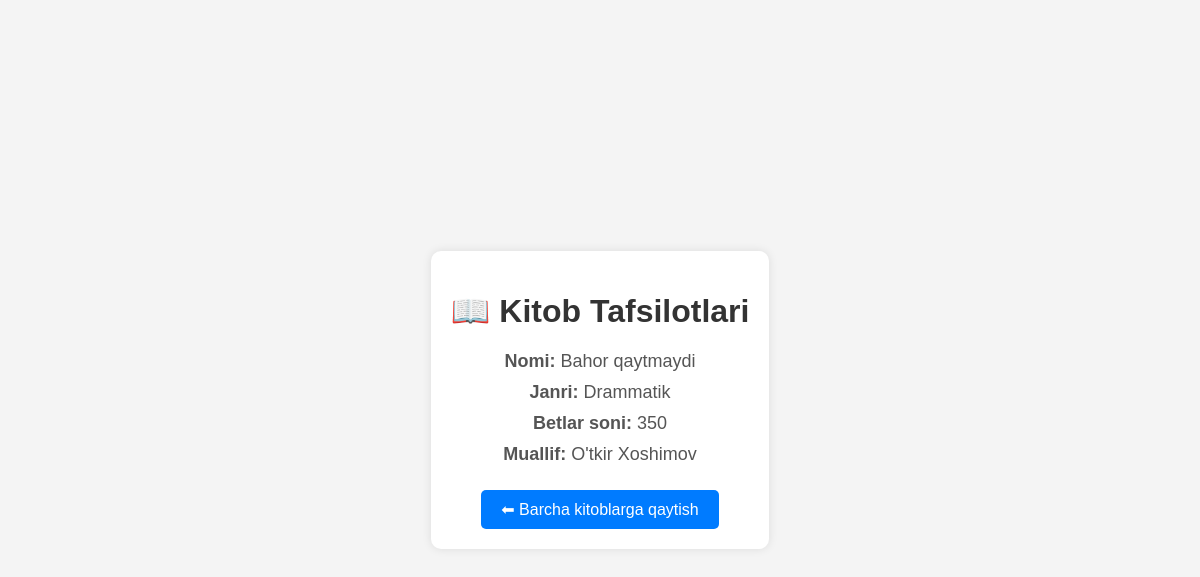
Page /books/2/ on the earlier database version.
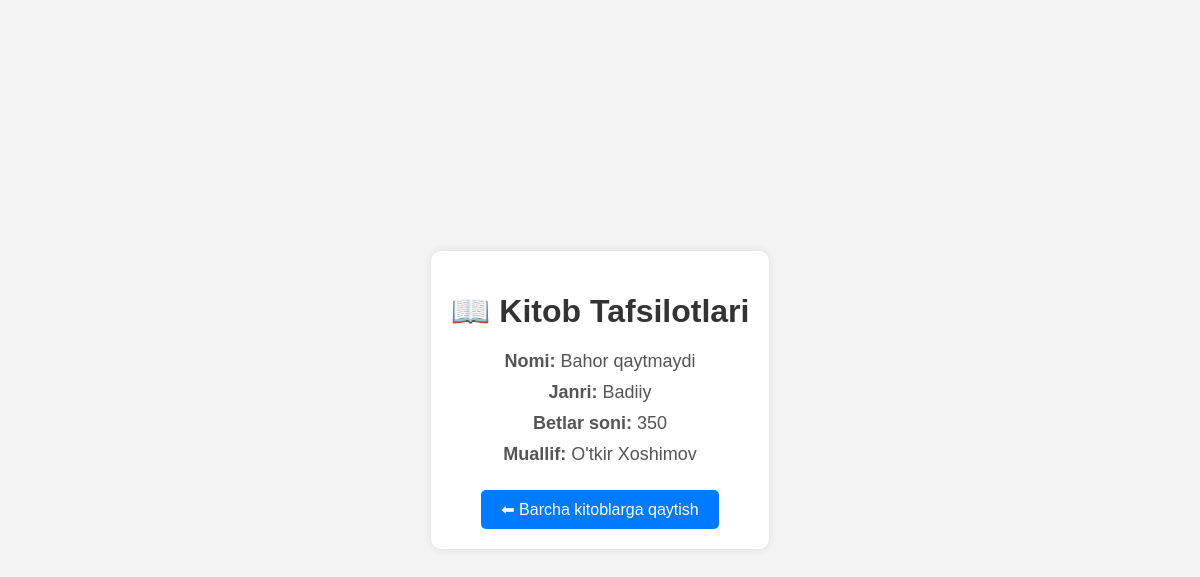
Same page on the later database version.
### main/models.py (models this page shows, shortened)
class Book(models.Model):
    name = models.CharField(max_length=100)
    genre = models.CharField(max_length=50)
    page = models.PositiveSmallIntegerField()
    author = models.ForeignKey(Author, on_delete=models.SET_NULL, null=True)

class Author(models.Model):
    name = models.CharField(max_length=100)
    gender_choice = (('male', 'Male'), ('female', 'Female'))
    gender = models.CharField(max_length=10, choices=gender_choice)
    date = models.DateField()
    book_quantity = models.PositiveSmallIntegerField()
    alive_or_dead = models.BooleanField(default=False)
    def __str__(self):
        return self.name

### main/views.py (the view)
# urls.py: path('books/<int:book_id>/', book_detail, name='book_detail'),
def book_detail(request, book_id):
    book = Book.objects.get(id=book_id)
    return render(request, 'book_detail.html', {'book': book})

### templates/book_detail.html (shortened to what this page needs)
<!DOCTYPE html>
<html lang="uz">
<head>
</head>
<body>
    <div class="container">
        <h1>📖 Kitob Tafsilotlari</h1>
        <p><strong>Nomi:</strong> {{ book.name }}</p>
        <p><strong>Janri:</strong> {{ book.genre }}</p>
        <p><strong>Betlar soni:</strong> {{ book.page }}</p>
        <p><strong>Muallif:</strong> {{ book.author }}</p>
        <a href="/books" class="back-btn">⬅ Barcha kitoblarga qaytish</a>
    </div>
</body>
</html>

Differences in the rows shown:
changed Book "Bahor qaytmaydi": genre "Drammatik" → "Badiiy"
